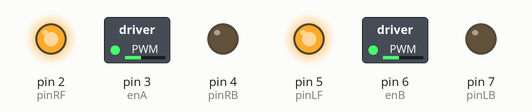
Recording of a program running on a simulated Arduino Uno, built with avr-gcc and run on an emulated ATmega328P. Parts: switched loads named in the program (green lamp = pin HIGH), output pins drawn as LEDs (lit = HIGH).

Above: at 0.05 s.
At 5.95 s:
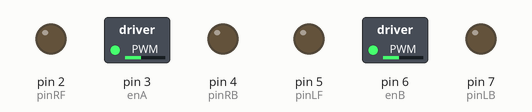
Timing chart, 0 to 6.9 s (numbered marks = the images above):
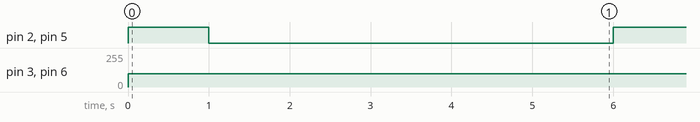

The program:

main.cpp
```cpp
// Eksempelkode, også tilgjengelig på https://github.com/LB4FH/robotbil
#include <Arduino.h>
#include <Servo.h>

// Definer porter
int enA = 3;   // Enable høyre motor
int enB = 6;   // Enable venstre motor
int pinRB = 4; // Bakover høyre motor
int pinRF = 2; // Fremover høre motor
int pinLB = 7; // Bakover venstre motor
int pinLF = 5; // Fremover venstr motor

// Denne kjøres første gang. Stiller alle porter til å være OUTPUT
void setup()
{
  pinMode(enA, OUTPUT);
  pinMode(enB, OUTPUT);
  pinMode(pinLB, OUTPUT);
  pinMode(pinLF, OUTPUT);
  pinMode(pinRB, OUTPUT);
  pinMode(pinRF, OUTPUT);
}

// Denne kjøres kontinuerlig
// Bilen kjører fremover i ett sekund, så står den stille i fem sekunder
void loop()
{
  // Hastighet 100 (0-255)
  analogWrite(enA, 100);
  analogWrite(enB, 100);

  // Skru på porter for de ulike motorene
  digitalWrite(pinLB, LOW);
  digitalWrite(pinLF, HIGH);
  digitalWrite(pinRB, LOW);
  digitalWrite(pinRF, HIGH);
  delay(1000);

  // Stopp alt
  digitalWrite(pinLB, LOW);
  digitalWrite(pinLF, LOW);
  digitalWrite(pinRB, LOW);
  digitalWrite(pinRF, LOW);
  delay(5000);
}
```

Measured:
- by itself, pin 2 (pinRF), pin 5 (pinLF): alternates HIGH for 1.0 s and LOW for 5.0 s
- by itself, pin 3 (enA), pin 6 (enB): 0/255 → 100/255 at 0.00 s
